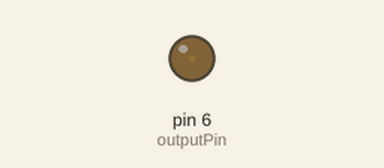
Recording of a sketch running on a simulated Arduino Uno, built with avr-gcc and run on an emulated ATmega328P. Shown: output pins drawn as LEDs (lit = HIGH).

Above: at 0.05 s.
At 0.65 s:
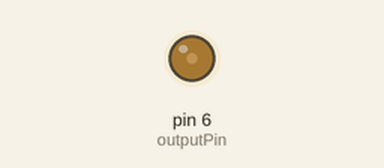
At 1.3 s:
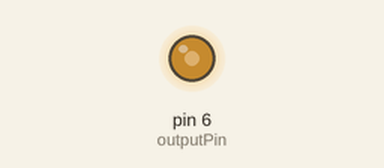
At 2.55 s:
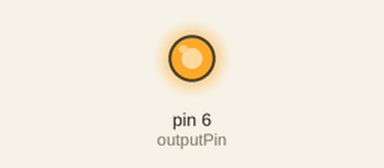
Timing chart, 0 to 5.9 s (numbered marks = the images above):
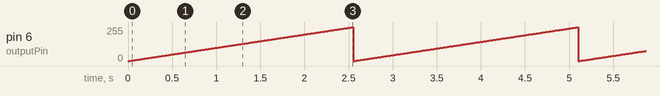

Measured:
- by itself, pin 6 (outputPin): ramps from 0/255 to 254/255 and jumps back, once every 2.6 s

The sketch:

sketch_sep21a_bit_banging.ino
```cpp
int outputPin = 6;

void setup()
{
  pinMode(outputPin, OUTPUT);
}

void loop()
{
  for (int i = 0; i < 255; i++)
  {
    analogWrite(outputPin, i);
    delay(10);
  }
}
```
